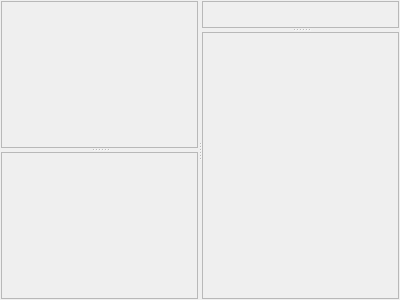
<?xml version="1.0" encoding="UTF-8"?>
<ui version="4.0">
 <class>WorkSpace</class>
 <widget class="QWidget" name="WorkSpace">
  <property name="geometry">
   <rect>
    <x>0</x>
    <y>0</y>
    <width>400</width>
    <height>300</height>
   </rect>
  </property>
  <property name="windowTitle">
   <string>Form</string>
  </property>
  <layout class="QGridLayout" name="gridLayout">
   <property name="leftMargin">
    <number>1</number>
   </property>
   <property name="topMargin">
    <number>1</number>
   </property>
   <property name="rightMargin">
    <number>1</number>
   </property>
   <property name="bottomMargin">
    <number>1</number>
   </property>
   <item row="0" column="0">
    <widget class="QSplitter" name="mHSplitter">
     <property name="orientation">
      <enum>Qt::Horizontal</enum>
     </property>
     <widget class="QSplitter" name="mLeftVSplitter">
      <property name="orientation">
       <enum>Qt::Vertical</enum>
      </property>
      <widget class="QFrame" name="mLeftTopFrame">
       <property name="frameShape">
        <enum>QFrame::StyledPanel</enum>
       </property>
       <property name="frameShadow">
        <enum>QFrame::Raised</enum>
       </property>
       <layout class="QGridLayout" name="gridLayout_4"/>
      </widget>
      <widget class="QFrame" name="mLeftBotFrame">
       <property name="frameShape">
        <enum>QFrame::StyledPanel</enum>
       </property>
       <property name="frameShadow">
        <enum>QFrame::Raised</enum>
       </property>
       <layout class="QGridLayout" name="gridLayout_5"/>
      </widget>
     </widget>
     <widget class="QSplitter" name="mRightVSplitter">
      <property name="orientation">
       <enum>Qt::Vertical</enum>
      </property>
      <widget class="QFrame" name="mRightTopFrame">
       <property name="frameShape">
        <enum>QFrame::StyledPanel</enum>
       </property>
       <property name="frameShadow">
        <enum>QFrame::Raised</enum>
       </property>
       <layout class="QGridLayout" name="gridLayout_2">
        <property name="leftMargin">
         <number>0</number>
        </property>
        <property name="topMargin">
         <number>0</number>
        </property>
        <property name="rightMargin">
         <number>0</number>
        </property>
        <property name="bottomMargin">
         <number>0</number>
        </property>
        <item row="0" column="0">
         <layout class="QGridLayout" name="mRightTopFrameLayout"/>
        </item>
       </layout>
      </widget>
      <widget class="QFrame" name="mRightBotFrame">
       <property name="frameShape">
        <enum>QFrame::StyledPanel</enum>
       </property>
       <property name="frameShadow">
        <enum>QFrame::Raised</enum>
       </property>
       <layout class="QGridLayout" name="gridLayout_3"/>
      </widget>
     </widget>
    </widget>
   </item>
  </layout>
 </widget>
 <resources/>
 <connections/>
</ui>
